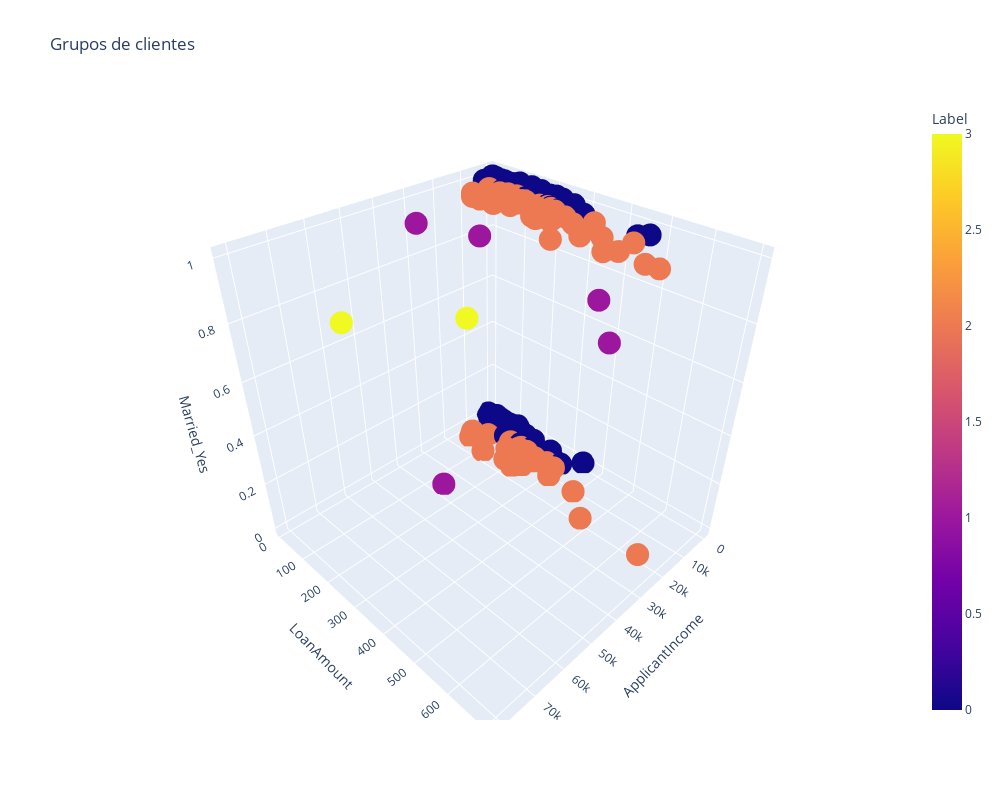

Notebook source saved alongside this figure:
### Markdown cell above
### Visualización de los clusters

### Code cell
fig = px.scatter_3d(df_customer,
                   x='ApplicantIncome',
                   y='LoanAmount',
                   z='Married_Yes',
                   color='Label',
                   title='Grupos de clientes')

fig.update_layout(autosize=False, width=1000, height=800)

### Figure 1 — Plotly figure (JSON) as saved in the notebook; plotly's stock layout.template omitted (floating-point values rounded to 4 significant figures; data arrays with more than 128 entries replaced by an {"elided": "..."} marker saying what was removed)
{"data": [{"hovertemplate": "ApplicantIncome=%{x}<br>LoanAmount=%{y}<br>Married_Yes=%{z}<br>Label=%{marker.color}<extra></extra>", "legendgroup": "", "marker": {"color": {"elided": "592 int values"}, "coloraxis": "coloraxis", "symbol": "circle"}, "mode": "markers", "name": "", "scene": "scene", "showlegend": false, "type": "scatter3d", "x": {"elided": "592 int values"}, "y": {"elided": "592 int values"}, "z": {"elided": "592 int values"}}], "layout": {"autosize": false, "coloraxis": {"colorbar": {"title": {"text": "Label"}}, "colorscale": [[0, "#0d0887"], [0.1111, "#46039f"], [0.2222, "#7201a8"], [0.3333, "#9c179e"], [0.4444, "#bd3786"], [0.5556, "#d8576b"], [0.6667, "#ed7953"], [0.7778, "#fb9f3a"], [0.8889, "#fdca26"], [1, "#f0f921"]]}, "height": 800, "legend": {"tracegroupgap": 0}, "scene": {"domain": {"x": [0, 1], "y": [0, 1]}, "xaxis": {"title": {"text": "ApplicantIncome"}}, "yaxis": {"title": {"text": "LoanAmount"}}, "zaxis": {"title": {"text": "Married_Yes"}}}, "title": {"text": "Grupos de clientes"}, "width": 1000}}
